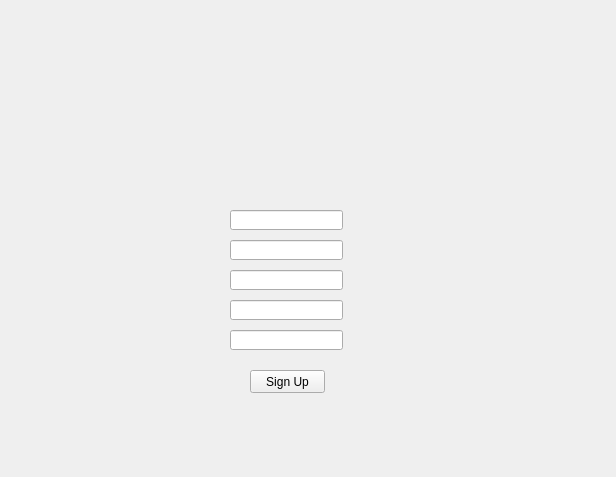
<?xml version="1.0" encoding="UTF-8"?>
<ui version="4.0">
 <class>Form</class>
 <widget class="QWidget" name="Form">
  <property name="geometry">
   <rect>
    <x>0</x>
    <y>0</y>
    <width>616</width>
    <height>477</height>
   </rect>
  </property>
  <property name="windowTitle">
   <string>Form</string>
  </property>
  <widget class="QPushButton" name="SignUp">
   <property name="geometry">
    <rect>
     <x>250</x>
     <y>370</y>
     <width>75</width>
     <height>23</height>
    </rect>
   </property>
   <property name="text">
    <string>Sign Up</string>
   </property>
  </widget>
  <widget class="QLineEdit" name="Tname">
   <property name="geometry">
    <rect>
     <x>230</x>
     <y>210</y>
     <width>113</width>
     <height>20</height>
    </rect>
   </property>
  </widget>
  <widget class="QLineEdit" name="Tcontact">
   <property name="geometry">
    <rect>
     <x>230</x>
     <y>330</y>
     <width>113</width>
     <height>20</height>
    </rect>
   </property>
  </widget>
  <widget class="QLineEdit" name="TuserId">
   <property name="geometry">
    <rect>
     <x>230</x>
     <y>240</y>
     <width>113</width>
     <height>20</height>
    </rect>
   </property>
  </widget>
  <widget class="QLineEdit" name="Tpass_2">
   <property name="geometry">
    <rect>
     <x>230</x>
     <y>300</y>
     <width>113</width>
     <height>20</height>
    </rect>
   </property>
  </widget>
  <widget class="QLabel" name="Logo_2">
   <property name="geometry">
    <rect>
     <x>240</x>
     <y>70</y>
     <width>100</width>
     <height>110</height>
    </rect>
   </property>
   <property name="text">
    <string/>
   </property>
  </widget>
  <widget class="QLineEdit" name="Tpass">
   <property name="geometry">
    <rect>
     <x>230</x>
     <y>270</y>
     <width>113</width>
     <height>20</height>
    </rect>
   </property>
  </widget>
 </widget>
 <resources/>
 <connections/>
</ui>
